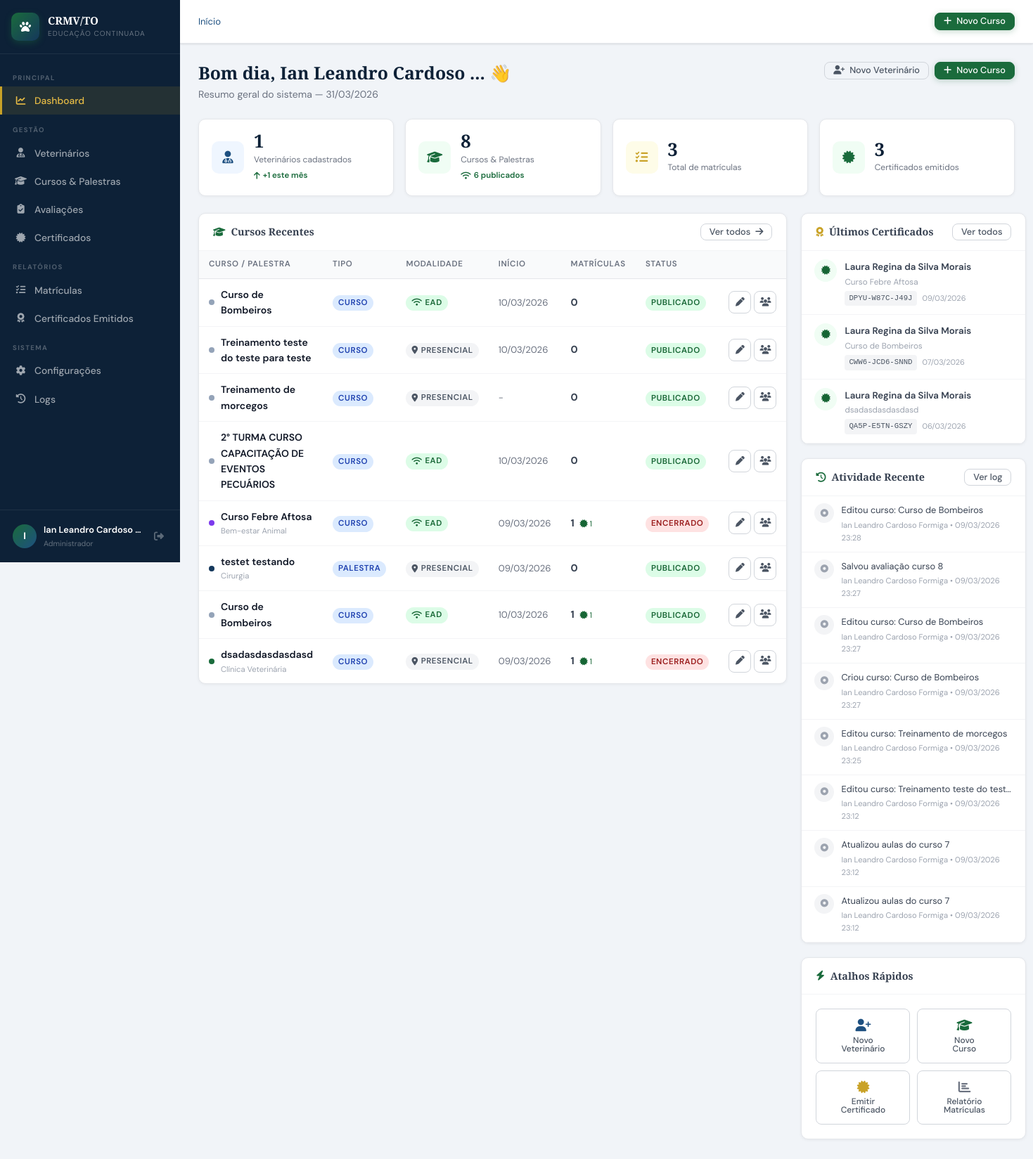
Screenshot of /admin/dashboard.php (signed in) with the database file from the repository.
### tables this page shows
CREATE TABLE `tbl_cursos` (
  `curso_id` int(10) UNSIGNED NOT NULL,
  `categoria_id` int(10) UNSIGNED DEFAULT NULL,
  `titulo` varchar(200) NOT NULL,
  `descricao` text DEFAULT NULL,
  `capa` varchar(120) DEFAULT NULL,
  `observacoes` text DEFAULT NULL,
  `tipo` enum('CURSO','PALESTRA','WORKSHOP','CONGRESSO','WEBINAR') NOT NULL DEFAULT 'CURSO',
  `modalidade` enum('PRESENCIAL','EAD','HIBRIDO') NOT NULL DEFAULT 'PRESENCIAL',
  `carga_horaria` decimal(5,1) NOT NULL DEFAULT 0.0,
  `vagas` smallint(6) DEFAULT NULL,
  `data_inicio` date DEFAULT NULL,
  `data_fim` date DEFAULT NULL,
  `horario` varchar(100) DEFAULT NULL,
  `local_nome` varchar(150) DEFAULT NULL,
  `local_cidade` varchar(80) DEFAULT NULL,
  `local_uf` char(2) DEFAULT 'TO',
  `local_endereco` varchar(200) DEFAULT NULL,
  `link_ead` varchar(300) DEFAULT NULL,
  `youtube_id` varchar(30) DEFAULT NULL,
  `valor` decimal(8,2) NOT NULL DEFAULT 0.00,
  `status` enum('RASCUNHO','PUBLICADO','ENCERRADO','CANCELADO') NOT NULL DEFAULT 'RASCUNHO',
  `cert_modelo` text DEFAULT NULL,
  `cert_conteudo_programatico` mediumtext DEFAULT NULL COMMENT 'HTML do conteúdo programático (verso do certificado)',
  `cert_validade` smallint(6) DEFAULT NULL,
  `cert_obs` text DEFAULT NULL COMMENT 'Observação interna do certificado (não aparece impresso)',
  `ativo` tinyint(1) NOT NULL DEFAULT 1,
  `criado_em` datetime NOT NULL DEFAULT current_timestamp(),
  `atualizado_em` datetime DEFAULT NULL ON UPDATE current_timestamp(),
  `criado_por` int(10) UNSIGNED DEFAULT NULL,
  `instrutor_id` int(11) DEFAULT NULL,
  `requer_avaliacao` tinyint(1) NOT NULL DEFAULT 0,
  `avaliacao_com_nota` tinyint(1) NOT NULL DEFAULT 0,
  `nota_minima` decimal(5,2) NOT NULL DEFAULT 70.00,
  `tentativas_maximas` tinyint(4) NOT NULL DEFAULT 3,
  `cert_frente_html` text DEFAULT NULL,
  `cert_verso_html` text DEFAULT NULL
);

CREATE TABLE `tbl_categorias` (
  `categoria_id` int(10) UNSIGNED NOT NULL,
  `nome` varchar(100) NOT NULL,
  `descricao` varchar(500) DEFAULT NULL,
  `cor_hex` varchar(7) NOT NULL DEFAULT '#1a6b3c',
  `icone_fa` varchar(60) DEFAULT NULL,
  `ordem` smallint(6) NOT NULL DEFAULT 0,
  `ativo` tinyint(1) NOT NULL DEFAULT 1,
  `criado_em` datetime NOT NULL DEFAULT current_timestamp()
);

CREATE TABLE `tbl_matriculas` (
  `matricula_id` int(10) UNSIGNED NOT NULL,
  `usuario_id` int(10) UNSIGNED NOT NULL,
  `curso_id` int(10) UNSIGNED NOT NULL,
  `status` enum('ATIVA','CONCLUIDA','CANCELADA','REPROVADO') NOT NULL DEFAULT 'ATIVA',
  `nota_final` decimal(5,2) DEFAULT NULL,
  `presenca_percent` decimal(5,2) DEFAULT NULL,
  `certificado_gerado` tinyint(1) NOT NULL DEFAULT 0,
  `certificado_codigo` varchar(20) DEFAULT NULL,
  `certificado_emitido_em` datetime DEFAULT NULL,
  `progresso_ead` tinyint(4) NOT NULL DEFAULT 0,
  `matriculado_em` datetime NOT NULL DEFAULT current_timestamp(),
  `atualizado_em` datetime DEFAULT NULL ON UPDATE current_timestamp()
);

CREATE TABLE `tbl_usuarios` (
  `usuario_id` int(10) UNSIGNED NOT NULL,
  `perfil_id` int(10) UNSIGNED NOT NULL DEFAULT 2,
  `nome_completo` varchar(150) NOT NULL,
  `cpf` varchar(14) DEFAULT NULL,
  `rg` varchar(20) DEFAULT NULL,
  `data_nascimento` date DEFAULT NULL,
  `sexo` enum('M','F','O') DEFAULT NULL,
  `email` varchar(150) NOT NULL,
  `telefone` varchar(20) DEFAULT NULL,
  `celular` varchar(20) DEFAULT NULL,
  `crmv_numero` varchar(20) DEFAULT NULL,
  `crmv_uf` char(2) NOT NULL DEFAULT 'TO',
  `especialidade` varchar(100) DEFAULT NULL,
  `instituicao` varchar(150) DEFAULT NULL,
  `cep` varchar(9) DEFAULT NULL,
  `logradouro` varchar(150) DEFAULT NULL,
  `numero` varchar(10) DEFAULT NULL,
  `complemento` varchar(80) DEFAULT NULL,
  `bairro` varchar(80) DEFAULT NULL,
  `cidade` varchar(80) DEFAULT NULL,
  `uf` char(2) DEFAULT NULL,
  `senha_hash` varchar(255) NOT NULL,
  `senha_salt` varchar(64) NOT NULL,
  `token_reset` varchar(100) DEFAULT NULL,
  `token_expira` datetime DEFAULT NULL,
  `ultimo_acesso` datetime DEFAULT NULL,
  `tentativas_login` tinyint(4) NOT NULL DEFAULT 0,
  `bloqueado_ate` datetime DEFAULT NULL,
  `ativo` tinyint(1) NOT NULL DEFAULT 1,
  `foto_perfil` varchar(200) DEFAULT NULL,
  `criado_em` datetime NOT NULL DEFAULT current_timestamp(),
  `atualizado_em` datetime DEFAULT NULL ON UPDATE current_timestamp(),
  `criado_por` int(10) UNSIGNED DEFAULT NULL
);

CREATE TABLE `tbl_log_atividades` (
  `log_id` int(10) UNSIGNED NOT NULL,
  `usuario_id` int(10) UNSIGNED DEFAULT NULL,
  `acao` varchar(50) NOT NULL,
  `descricao` varchar(300) DEFAULT NULL,
  `tabela_ref` varchar(60) DEFAULT NULL,
  `registro_id` int(10) UNSIGNED DEFAULT NULL,
  `ip_address` varchar(45) DEFAULT NULL,
  `user_agent` varchar(200) DEFAULT NULL,
  `criado_em` datetime NOT NULL DEFAULT current_timestamp()
);

### admin/dashboard.php (the view, shortened to what the rows shown need)
<?php
require_once __DIR__ . '/../includes/conexao.php';
$cursos = dbQuery(
    "SELECT c.curso_id, c.titulo, c.tipo, c.modalidade, c.status,
            c.data_inicio, c.carga_horaria,
            cat.nome AS cat_nome, cat.cor_hex,
            (SELECT COUNT(*) FROM tbl_matriculas m WHERE m.curso_id = c.curso_id) AS total_mat,
            (SELECT COUNT(*) FROM tbl_matriculas m WHERE m.curso_id = c.curso_id AND m.certificado_gerado = 1) AS total_cert
     FROM tbl_cursos c
     LEFT JOIN tbl_categorias cat ON c.categoria_id = cat.categoria_id
     WHERE c.ativo = 1
     ORDER BY c.criado_em DESC
     LIMIT 8"
);
$certs = dbQuery(
    "SELECT m.certificado_codigo, m.certificado_emitido_em,
            u.nome_completo, u.crmv_numero, u.crmv_uf,
            c.titulo AS curso_titulo
     FROM tbl_matriculas m
     INNER JOIN tbl_usuarios u ON m.usuario_id = u.usuario_id
     INNER JOIN tbl_cursos   c ON m.curso_id   = c.curso_id
     WHERE m.certificado_gerado = 1
     ORDER BY m.certificado_emitido_em DESC
     LIMIT 6"
);
$logs = dbQuery(
    "SELECT l.acao, l.descricao, l.criado_em, u.nome_completo
     FROM tbl_log_atividades l
     LEFT JOIN tbl_usuarios u ON l.usuario_id = u.usuario_id
     ORDER BY l.criado_em DESC
     LIMIT 8"
);
require_once __DIR__ . '/../includes/layout.php';
?>
<div class="pg-header">
    <div class="pg-header-row">
        <div>
            <h1 class="pg-titulo">Bom dia, <?= htmlspecialchars(truncaTexto($_SESSION['usr_nome'], 20)) ?> 👋</h1>
        </div>
    </div>
</div>
<div style="display:grid;grid-template-columns:1fr 320px;gap:20px;align-items:start">
    <div style="display:flex;flex-direction:column;gap:20px">
        <div class="card">
            <div class="tabela-wrapper">
                <table class="tabela">
                    <thead>
                        <tr>
                            <th>Curso / Palestra</th><th>Tipo</th><th>Modalidade</th>
                            <th>Início</th><th>Matrículas</th><th>Status</th><th></th>
                        </tr>
                    </thead>
                    <tbody>
                    <?php if (empty($cursos)): ?>
                        <tr><td colspan="7">
                            <div class="vazio" style="padding:28px">
                                <i class="fa-solid fa-graduation-cap"></i>
                                <p>Nenhum curso cadastrado ainda.</p>
                            </div>
                        </td></tr>
                    <?php else: ?>
                    <?php foreach ($cursos as $c): ?>
                    <tr>
                        <td>
                            <div style="display:flex;align-items:center;gap:9px">
                                <span style="width:8px;height:8px;border-radius:50%;flex-shrink:0;background:<?= htmlspecialchars($c['cor_hex'] ?? '#94a3b8') ?>"></span>
                                <div>
                                    <div style="font-weight:600;font-size:.875rem;color:var(--c900)"><?= htmlspecialchars(truncaTexto($c['titulo'], 48)) ?></div>
                                    <?php if ($c['cat_nome']): ?>
                                    <div style="font-size:.7rem;color:var(--c400);margin-top:1px"><?= htmlspecialchars($c['cat_nome']) ?></div>
                                    <?php endif; ?>
                                </div>
                            </div>
                        </td>
                        <td><span class="badge b-azul"><?= htmlspecialchars($c['tipo']) ?></span></td>
                        <td><?= badgeModalidade($c['modalidade']) ?></td>
                        <td style="font-size:.82rem;color:var(--c500);white-space:nowrap"><?= fmtData($c['data_inicio']) ?></td>
                        <td>
                            <strong style="font-size:.9rem"><?= $c['total_mat'] ?></strong>
                            <?php if ($c['total_cert'] > 0): ?>
                            <span style="font-size:.7rem;color:var(--verde-txt);margin-left:4px"><i class="fa-solid fa-certificate"></i> <?= $c['total_cert'] ?></span>
                            <?php endif; ?>
                        </td>
                        <td><?= badgeStatus($c['status']) ?></td>
                        <td>
                            <div class="acoes">
                                <a href="/crmv/admin/cursos/form.php?id=<?= $c['curso_id'] ?>" class="btn btn-ghost btn-icone btn-sm" title="Editar"><i class="fa-solid fa-pen"></i></a>
                                <a href="/crmv/admin/cursos/matriculas.php?id=<?= $c['curso_id'] ?>" class="btn btn-ghost btn-icone btn-sm" title="Matrículas"><i class="fa-solid fa-users"></i></a>
                            </div>
                        </td>
                    </tr>
                    <?php endforeach; ?>
                    <?php endif; ?>
                    </tbody>
                </table>
            </div>
        </div>
    </div>
    <div style="display:flex;flex-direction:column;gap:20px">
        <div class="card">
            <?php if (empty($certs)): ?>
            <div class="vazio" style="padding:28px"><i class="fa-solid fa-certificate"></i><p>Nenhum certificado ainda.</p></div>
            <?php else: ?>
            <?php foreach ($certs as $ct): ?>
            <div style="display:flex;gap:11px;align-items:flex-start;padding:12px 18px;border-bottom:1px solid var(--c100)">
                <div style="width:32px;height:32px;border-radius:50%;background:var(--verde-bg);color:var(--verde-txt);display:flex;align-items:center;justify-content:center;font-size:.8rem;flex-shrink:0">
                    <i class="fa-solid fa-certificate"></i>
                </div>
                <div style="min-width:0;flex:1">
                    <div style="font-size:.83rem;font-weight:600;overflow:hidden;text-overflow:ellipsis;white-space:nowrap"><?= htmlspecialchars($ct['nome_completo']) ?></div>
                    <div style="font-size:.73rem;color:var(--c400);overflow:hidden;text-overflow:ellipsis;white-space:nowrap;margin-top:1px"><?= htmlspecialchars(truncaTexto($ct['curso_titulo'], 36)) ?></div>
                    <div style="display:flex;gap:8px;align-items:center;margin-top:4px">
                        <code style="font-size:.67rem;background:var(--c100);padding:2px 6px;border-radius:4px;color:var(--c600)"><?= htmlspecialchars($ct['certificado_codigo']) ?></code>
                        <span style="font-size:.68rem;color:var(--c400)"><?= fmtData($ct['certificado_emitido_em']) ?></span>
                    </div>
                </div>
            </div>
            <?php endforeach; ?>
            <?php endif; ?>
        </div>
        <div class="card">
            <?php if (empty($logs)): ?>
            <div class="vazio" style="padding:24px"><i class="fa-solid fa-history"></i><p>Sem atividades registradas.</p></div>
            <?php else: ?>
            <?php foreach ($logs as $log): ?>
            <div style="display:flex;gap:10px;align-items:flex-start;padding:10px 18px;border-bottom:1px solid var(--c100)">
                <div style="width:28px;height:28px;border-radius:50%;background:var(--c100);display:flex;align-items:center;justify-content:center;flex-shrink:0">
                    <i class="fa-solid fa-circle-dot" style="font-size:.7rem;color:var(--c400)"></i>
                </div>
                <div style="min-width:0;flex:1">
                    <div style="font-size:.8rem;color:var(--c700);overflow:hidden;text-overflow:ellipsis;white-space:nowrap"><?= htmlspecialchars(truncaTexto($log['descricao'] ?: $log['acao'], 40)) ?></div>
                    <div style="font-size:.7rem;color:var(--c400);margin-top:2px"><?= htmlspecialchars($log['nome_completo'] ?? 'Sistema') ?> &bull; <?= fmtDataHora($log['criado_em']) ?></div>
                </div>
            </div>
            <?php endforeach; ?>
            <?php endif; ?>
        </div>
    </div>
</div>
<?php require_once __DIR__ . '/../includes/layout_footer.php'; ?>

### includes/conexao.php (shortened to what the rows shown need)
<?php
function getConn(): PDO {
    static $pdo = null;
    if ($pdo === null) {
        try {
            $dsn = "mysql:host=" . DB_HOST . ";port=" . DB_PORT . ";dbname=" . DB_NAME . ";charset=utf8mb4";
            $pdo = new PDO($dsn, DB_USER, DB_PASS, [
                PDO::ATTR_ERRMODE            => PDO::ERRMODE_EXCEPTION,
                PDO::ATTR_DEFAULT_FETCH_MODE => PDO::FETCH_ASSOC,
                PDO::ATTR_EMULATE_PREPARES   => false,
            ]);
        } catch (PDOException $e) {
            die('<div style="font-family:monospace;background:#fee2e2;color:#7f1d1d;padding:20px;margin:20px;border-radius:8px">
                <strong>Erro de conexão com o banco:</strong><br>' . htmlspecialchars($e->getMessage()) . '
                <br><br>Verifique se o XAMPP está rodando e o banco <strong>' . DB_NAME . '</strong> foi criado.
            </div>');
        }
    }
    return $pdo;
}
function dbQuery(string $sql, array $params = []): array {
    $stmt = getConn()->prepare($sql);
    $stmt->execute($params);
    return $stmt->fetchAll();
}
function truncaTexto(string $str, int $tam): string {
    return mb_strlen($str) > $tam ? mb_substr($str, 0, $tam) . '...' : $str;
}
function fmtData(?string $d): string {
    if (!$d) return '-';
    try { return (new DateTime($d))->format('d/m/Y'); }
    catch (Exception) { return '-'; }
}
function fmtDataHora(?string $d): string {
    try { return (new DateTime($d))->format('d/m/Y H:i'); }
    catch (Exception) { return '-'; }
}
function badgeModalidade(string $mod): string {
    return match(strtoupper(trim($mod))) {
        'EAD'       => '<span class="badge b-verde"><i class="fa-solid fa-wifi"></i> EAD</span>',
        'HIBRIDO'   => '<span class="badge b-ouro"><i class="fa-solid fa-layer-group"></i> Híbrido</span>',
        'PRESENCIAL'=> '<span class="badge b-cinza"><i class="fa-solid fa-map-marker-alt"></i> Presencial</span>',
        default     => '<span class="badge b-cinza">' . htmlspecialchars($mod) . '</span>',
    };
}
function badgeStatus(string $status): string {
    return match(strtoupper(trim($status))) {
        'PUBLICADO' => '<span class="badge b-verde">Publicado</span>',
        'RASCUNHO'  => '<span class="badge b-cinza">Rascunho</span>',
        'ENCERRADO' => '<span class="badge b-verm">Encerrado</span>',
        'CANCELADO' => '<span class="badge b-verm">Cancelado</span>',
        'ATIVA'     => '<span class="badge b-azul">Ativa</span>',
        'CONCLUIDA' => '<span class="badge b-verde">Concluída</span>',
        'REPROVADO' => '<span class="badge b-verm">Reprovado</span>',
        default     => '<span class="badge b-cinza">' . htmlspecialchars($status) . '</span>',
    };
}

### rows the page displays
tbl_cursos: titulo "Curso de Bombeiros", tipo "CURSO", modalidade "EAD", data_inicio "10/03/2026", total_mat "0", status "PUBLICADO"
tbl_cursos: titulo "Treinamento teste do teste para teste", tipo "CURSO", modalidade "PRESENCIAL", data_inicio "10/03/2026", total_mat "0", status "PUBLICADO"
tbl_cursos: titulo "Treinamento de morcegos", tipo "CURSO", modalidade "PRESENCIAL", data_inicio "-", total_mat "0", status "PUBLICADO"
tbl_cursos: titulo "2° TURMA CURSO CAPACITAÇÃO DE EVENTOS PECUÁRIOS", tipo "CURSO", modalidade "EAD", data_inicio "10/03/2026", total_mat "0", status "PUBLICADO"
tbl_cursos: titulo "Curso Febre Aftosa", categoria.nome "Bem-estar Animal", tipo "CURSO", modalidade "EAD", data_inicio "09/03/2026", total_mat "1", total_cert "1", status "ENCERRADO"
tbl_cursos: titulo "testet testando", categoria.nome "Cirurgia", tipo "PALESTRA", modalidade "PRESENCIAL", data_inicio "09/03/2026", total_mat "0", status "PUBLICADO"
tbl_cursos: titulo "Curso de Bombeiros", tipo "CURSO", modalidade "EAD", data_inicio "10/03/2026", total_mat "1", total_cert "1", status "PUBLICADO"
tbl_cursos: titulo "dsadasdasdasdasd", categoria.nome "Clínica Veterinária", tipo "CURSO", modalidade "PRESENCIAL", data_inicio "09/03/2026", total_mat "1", total_cert "1", status "ENCERRADO"
tbl_matriculas: usuario.nome_completo "Laura Regina da Silva Morais", curso.titulo "Curso Febre Aftosa", certificado_codigo "DPYU-W87C-J49J", certificado_emitido_em "09/03/2026"
tbl_matriculas: usuario.nome_completo "Laura Regina da Silva Morais", curso.titulo "Curso de Bombeiros", certificado_codigo "CWW6-JCD6-SNND", certificado_emitido_em "07/03/2026"
tbl_matriculas: usuario.nome_completo "Laura Regina da Silva Morais", curso.titulo "dsadasdasdasdasd", certificado_codigo "QA5P-E5TN-GSZY", certificado_emitido_em "06/03/2026"
tbl_log_atividades: descricao "Editou curso: Curso de Bombeiros", usuario.nome_completo "Ian Leandro Cardoso Formiga", criado_em "09/03/2026 23:28"
tbl_log_atividades: descricao "Salvou avaliação curso 8", usuario.nome_completo "Ian Leandro Cardoso Formiga", criado_em "09/03/2026 23:27"
tbl_log_atividades: descricao "Editou curso: Curso de Bombeiros", usuario.nome_completo "Ian Leandro Cardoso Formiga", criado_em "09/03/2026 23:27"
tbl_log_atividades: descricao "Criou curso: Curso de Bombeiros", usuario.nome_completo "Ian Leandro Cardoso Formiga", criado_em "09/03/2026 23:27"
tbl_log_atividades: descricao "Editou curso: Treinamento de morcegos", usuario.nome_completo "Ian Leandro Cardoso Formiga", criado_em "09/03/2026 23:25"
tbl_log_atividades: descricao "Editou curso: Treinamento teste do test…", usuario.nome_completo "Ian Leandro Cardoso Formiga", criado_em "09/03/2026 23:12"
tbl_log_atividades: descricao "Atualizou aulas do curso 7", usuario.nome_completo "Ian Leandro Cardoso Formiga", criado_em "09/03/2026 23:12"
tbl_log_atividades: descricao "Atualizou aulas do curso 7", usuario.nome_completo "Ian Leandro Cardoso Formiga", criado_em "09/03/2026 23:12"

### other values shown
primeiraLetra($_SESSION['usr_nome'] ?? 'A') "I"
truncaTexto($_SESSION['usr_nome'] ?? '', 22) "Ian Leandro Cardoso…"
truncaTexto($_SESSION['usr_nome'], 20) "Ian Leandro Cardoso ..."
$totais['total_veterinarios'] "1"
$totais['novos_este_mes'] "1"
$totais['total_cursos'] "8"
$totais['cursos_publicados'] "6"
$totais['total_matriculas'] "3"
$totais['total_certificados'] "3"
